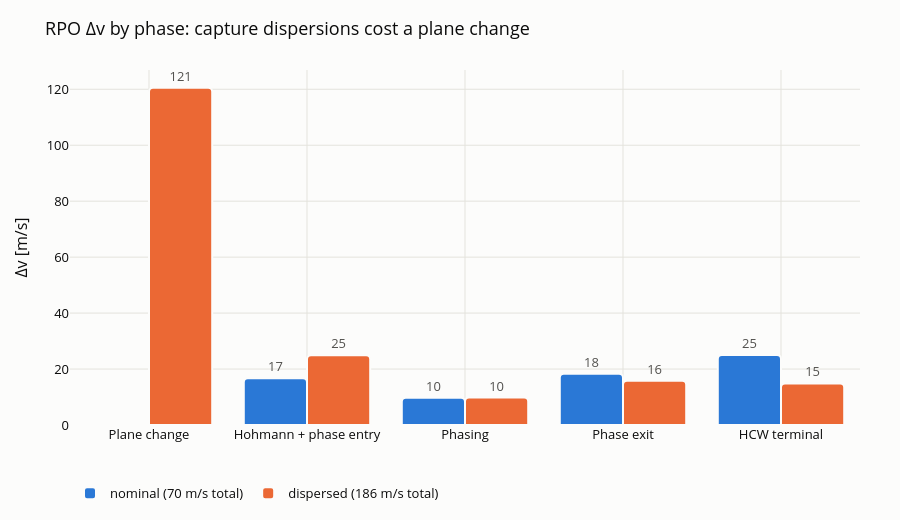

The cell this chart's notebook holds for it:
### Code cell
# 4. RPO dv by phase, nominal vs dispersed
fig_rpo = go.Figure()
for k, c in enumerate(CASES):
    names, dvs = list(rpo[f"{c}_phase_names"]), rpo[f"{c}_phase_dv_m_s"]
    vals = [float(dvs[names.index(ph)]) if ph in names else 0.0 for ph in phase_names]
    fig_rpo.add_bar(
        x=phase_names,
        y=vals,
        name=f"{c} ({float(rpo[f'{c}_dv_total_m_s']):.0f} m/s total)",
        marker={
            "color": SLOT[k],
            "line": {"color": SURFACE, "width": 2},
            "cornerradius": 4,
        },
        text=[f"{v:.0f}" if v >= 1 else "" for v in vals],
        textposition="outside",
        textfont={"color": INK_2},
        hovertemplate="%{x}<br>%{y:.1f} m/s<extra>" + c + "</extra>",
    )
style(
    fig_rpo, "RPO Δv by phase: capture dispersions cost a plane change", barmode="group"
)
fig_rpo.update_yaxes(title="Δv [m/s]")
fig_rpo.show()

### Figure 1 — Plotly figure (JSON) as saved in the notebook; plotly's stock layout.template omitted (floating-point values rounded to 4 significant figures)
{"data": [{"hovertemplate": "%{x}<br>%{y:.1f} m/s<extra>nominal</extra>", "marker": {"color": "#2a78d6", "cornerradius": 4, "line": {"color": "#fcfcfb", "width": 2}}, "name": "nominal (70 m/s total)", "text": ["", "17", "10", "18", "25"], "textfont": {"color": "#52514e"}, "textposition": "outside", "type": "bar", "x": ["Plane change", "Hohmann + phase entry", "Phasing", "Phase exit", "HCW terminal"], "y": [0, 16.75, 9.732, 18.29, 25.05]}, {"hovertemplate": "%{x}<br>%{y:.1f} m/s<extra>dispersed</extra>", "marker": {"color": "#eb6834", "cornerradius": 4, "line": {"color": "#fcfcfb", "width": 2}}, "name": "dispersed (186 m/s total)", "text": ["121", "25", "10", "16", "15"], "textfont": {"color": "#52514e"}, "textposition": "outside", "type": "bar", "x": ["Plane change", "Hohmann + phase entry", "Phasing", "Phase exit", "HCW terminal"], "y": [120.5, 24.9, 9.822, 15.84, 14.87]}], "layout": {"barmode": "group", "font": {"color": "#0b0b0b", "size": 13}, "height": 520, "legend": {"orientation": "h", "x": 0, "y": -0.15}, "margin": {"b": 60, "l": 70, "r": 40, "t": 70}, "paper_bgcolor": "#fcfcfb", "plot_bgcolor": "#fcfcfb", "title": {"text": "RPO Δv by phase: capture dispersions cost a plane change"}, "xaxis": {"gridcolor": "#e4e3dd", "zeroline": false}, "yaxis": {"gridcolor": "#e4e3dd", "title": {"text": "Δv [m/s]"}, "zeroline": false}}}
